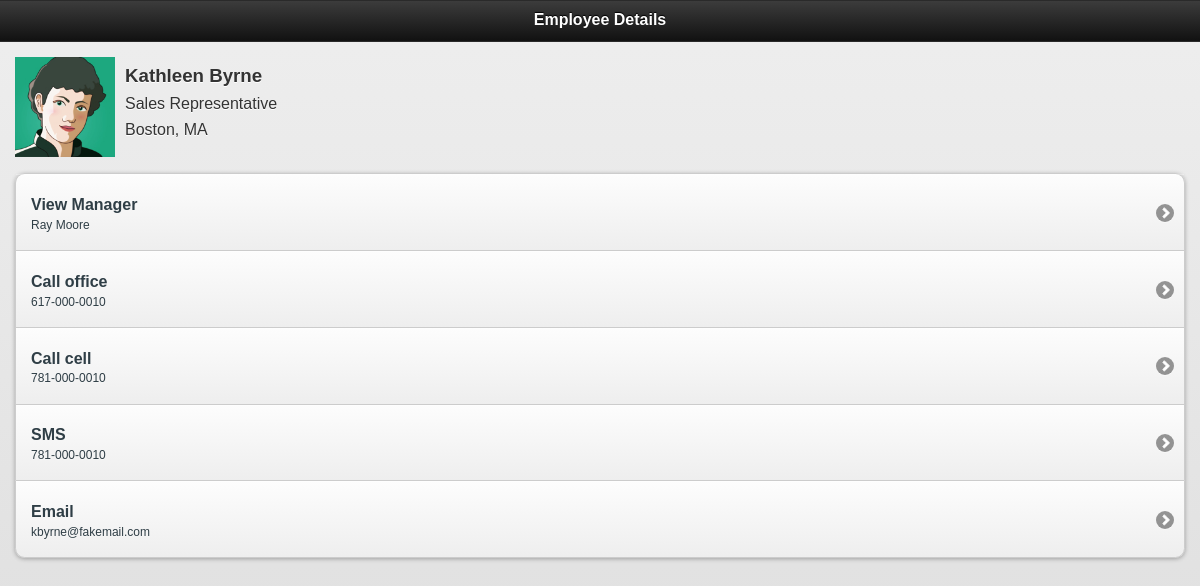
/employeedetails.php?id=10, run on the app's committed database.
### tables this page shows
CREATE TABLE `employee` (
  `id` int(11) NOT NULL AUTO_INCREMENT,
  `firstName` varchar(30) NOT NULL,
  `lastName` varchar(30) NOT NULL,
  `managerId` int(11) NOT NULL,
  `title` varchar(45) NOT NULL,
  `department` varchar(45) NOT NULL,
  `officePhone` varchar(45) NOT NULL,
  `cellPhone` varchar(45) NOT NULL,
  `email` varchar(45) NOT NULL,
  `city` varchar(45) NOT NULL,
  `picture` varchar(250) NOT NULL,
  PRIMARY KEY (`id`)
);

### www/employeedetails.php (the view, shortened to what this page needs)
<!DOCTYPE HTML>
<html>
<head>
<link rel="stylesheet" href="css/jquery.mobile-1.0rc2.min.css" />
<link rel="stylesheet" href="css/styles.css" />
</head>
<body>
<div data-role="page" data-add-back-btn="true">
	<div data-role="header">
		<h1>Employee Details</h1>
	</div>
  	<div data-role="content">
		<?php
		include 'config.php';
		$sql = "select e.id, e.firstName, e.lastName, e.managerId, e.title, e.department, e.city, e.officePhone, e.cellPhone, " .
				"e.email, e.picture, m.firstName managerFirstName, m.lastName managerLastName, count(r.id) reportCount " .
				"from employee e left join employee r on r.managerId = e.id left join employee m on e.managerId = m.id " .
				"where e.id=:id group by e.lastName order by e.lastName, e.firstName";
		try {
			$dbh = new PDO("mysql:host=$dbhost;dbname=$dbname", $dbuser, $dbpass);
			$dbh->setAttribute(PDO::ATTR_ERRMODE, PDO::ERRMODE_EXCEPTION);
			$stmt = $dbh->prepare($sql);
			$stmt->bindParam("id", $_GET[id]);
			$stmt->execute();
			$employee = $stmt->fetchObject();
		?>
  			<img src="pics/<?php echo $employee->picture ?>" class="employee-pic" width="100"/>
			<div class="employee-details">
       			<h3><?php echo "$employee->firstName $employee->lastName" ?></h3>
       			<p><?php echo $employee->title?></p>
       			<p><?php echo $employee->city?></p>
   			</div>
    		<ul data-role="listview" data-inset="true" class="action-list">
		    	<?php
	    		if ($employee->managerId > 0)
	    		{
					echo "<li><a href='employeedetails.php?id=$employee->managerId'><h3>View Manager</h3><p>$employee->managerFirstName $employee->managerLastName</p></a></li>";
				}
		    	if (!is_null($employee->officePhone))
		    	{
					echo "<li><a href='tel:$employee->officePhone'><h3>Call office</h3><p>$employee->officePhone</p></a></li>";
				}
		    	if (!is_null($employee->cellPhone))
		    	{
					echo "<li><a href='tel:$employee->cellPhone'><h3>Call cell</h3><p>$employee->cellPhone</p></a></li>";
					echo "<li><a href='sms:$employee->cellPhone'><h3>SMS</h3><p>$employee->cellPhone</p></a></li>";
				}
		    	if (!is_null($employee->email))
		    	{
					echo "<li><a href='mailto:$employee->email'><h3>Email</h3><p>$employee->email</p></a></li>";
				}
		    	?>
    		</ul>
		<?php
		} catch(PDOException $e) {
			echo $e->getMessage();
		}
		?>
  	</div>
</div>
</body>
</html>

### www/css/styles.css (style rules this page uses)
.employee-pic { float: left; padding-right: 10px; padding-bottom: 16px; }
.employee-details h3, .employee-details p { margin-top: 8px; margin-bottom: 4px; }
.action-list { clear: both; }

### data on the page
employee: picture (picture), firstName "Kathleen", lastName "Byrne", title "Sales Representative", city "Boston, MA", employee.firstName "Ray", employee.lastName "Moore", officePhone "617-000-0010", cellPhone "781-000-0010", email "kbyrne@fakemail.com"
